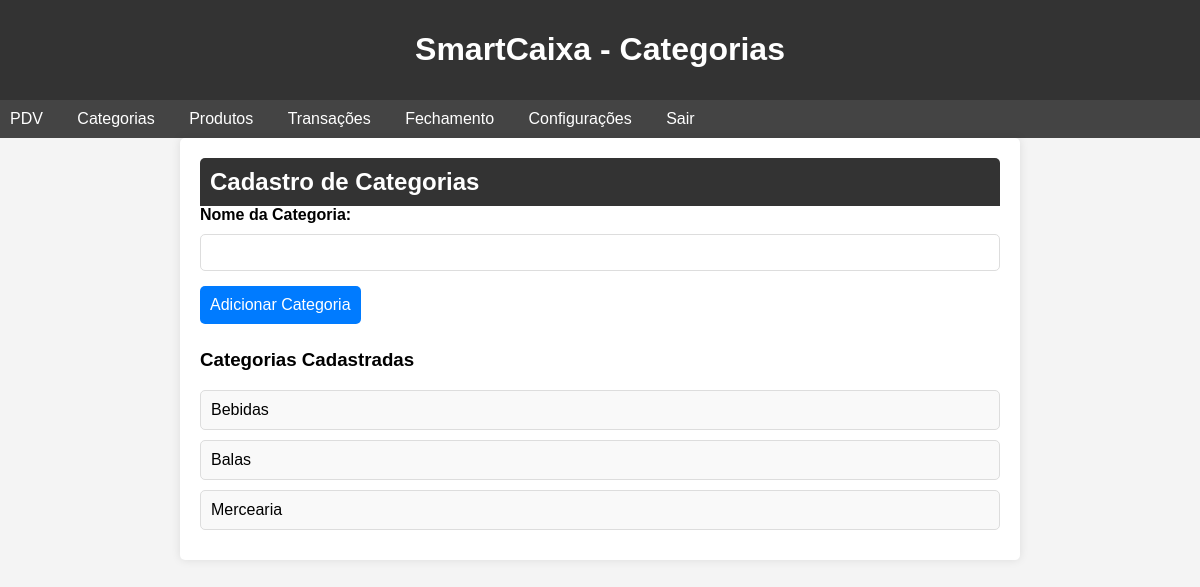
The page /categorias (signed in) on the database as committed earlier.
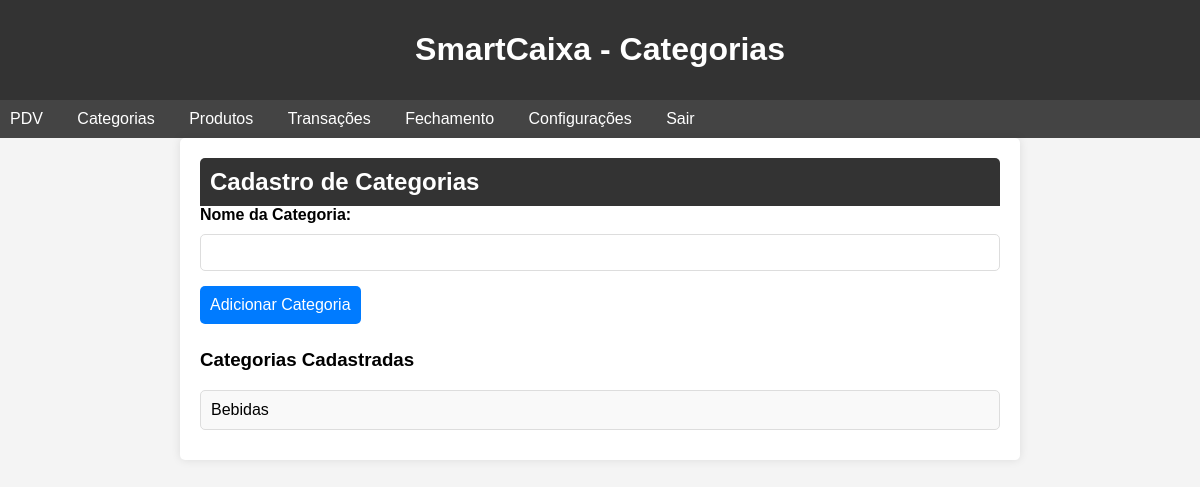
The same page on the database as committed later.
### models.py (models this page shows)
class Categoria(db.Model):
    id = db.Column(db.Integer, primary_key=True)
    nome = db.Column(db.String(50), nullable=False)
    produtos = db.relationship('Produto', backref='categoria', lazy=True)

### app.py (the view)
@app.route('/categorias')
def categorias():
    if 'usuario' not in session:
        return redirect(url_for('index'))
    categorias = Categoria.query.all()
    return render_template('categorias.html', categorias=categorias)

### app.py (called while the page is built)
@login_manager.user_loader
def load_user(user_id):
    return Usuario.query.get(int(user_id))

### templates/categorias.html (shortened to what this page needs)
<!DOCTYPE html>
<html lang="pt-BR">
<head>
    <link rel="stylesheet" href="{{ url_for('static', filename='style.css') }}">
</head>
<body>
    <header>
        <h1>SmartCaixa - Categorias</h1>
    </header>
    <nav>
        <ul>
            <li><a href="{{ url_for('pdv') }}">PDV</a></li>
            <li><a href="{{ url_for('categorias') }}">Categorias</a></li>
            <li><a href="{{ url_for('produtos') }}">Produtos</a></li>
            <li><a href="{{ url_for('transacoes') }}">Transações</a></li>
            <li><a href="{{ url_for('fechamento') }}">Fechamento</a></li>
            <li><a href="{{ url_for('configuracoes') }}">Configurações</a></li>
            <li><a href="{{ url_for('logout') }}">Sair</a></li>
        </ul>
    </nav>
    <div class="categorias-container">
        <h2>Cadastro de Categorias</h2>
        <form action="{{ url_for('add_categoria') }}" method="post">
            <label for="nome_categoria">Nome da Categoria:</label>
            <input type="text" id="nome_categoria" name="nome_categoria" required>
            <button type="submit">Adicionar Categoria</button>
        </form>
        <h3>Categorias Cadastradas</h3>
        <ul id="lista-categorias">
            {% for categoria in categorias %}
                <li>{{ categoria.nome }}</li>
            {% endfor %}
        </ul>
    </div>
</body>
</html>

### static/style.css (style rules this page uses)
body { font-family: Arial, sans-serif; margin: 0; padding: 0; }
header { background-color: #333; color: white; padding: 10px; text-align: center; }
.login-container, .pdv-container, .categorias-container, .produtos-container, .transacoes-container, .fechamento-container, .configuracoes-container { margin: 20px; }
input, button, select { padding: 10px; margin: 5px 0; }
button { background-color: #007bff; color: white; border: none; cursor: pointer; }

### templates/categorias.html (style rules this page uses)
body { font-family: Arial, sans-serif; background-color: #f4f4f4; margin: 0; padding: 0; }
header { background-color: #333; color: #fff; padding: 10px 20px; text-align: center; }
nav ul { list-style-type: none; padding: 0; margin: 0; background-color: #444; }
nav ul li { display: inline; margin-right: 10px; }
nav ul li a { color: #fff; text-decoration: none; padding: 10px; display: inline-block; }
.categorias-container { padding: 20px; max-width: 800px; margin: auto; background-color: #fff; border-radius: 5px; box-shadow: 0 0 10px rgba(0, 0, 0, 0.1); }
.categorias-container h2 { background-color: #333; color: #fff; padding: 10px; margin: 0; border-radius: 5px 5px 0 0; }
.categorias-container form { margin-bottom: 20px; }
.categorias-container label { display: block; margin-bottom: 5px; font-weight: bold; }
.categorias-container input[type="text"] { width: calc(100% - 22px); padding: 10px; border: 1px solid #ddd; border-radius: 5px; margin-bottom: 10px; }
.categorias-container button { background-color: #007bff; color: #fff; border: none; padding: 10px; cursor: pointer; border-radius: 5px; font-size: 16px; }
.categorias-container ul { list-style-type: none; padding: 0; margin: 0; }
.categorias-container ul li { background-color: #f9f9f9; border: 1px solid #ddd; border-radius: 5px; padding: 10px; margin-bottom: 10px; }

Rows that differ between the two databases and show on the page:
removed Categoria: nome "Balas"
removed Categoria: nome "Mercearia"
